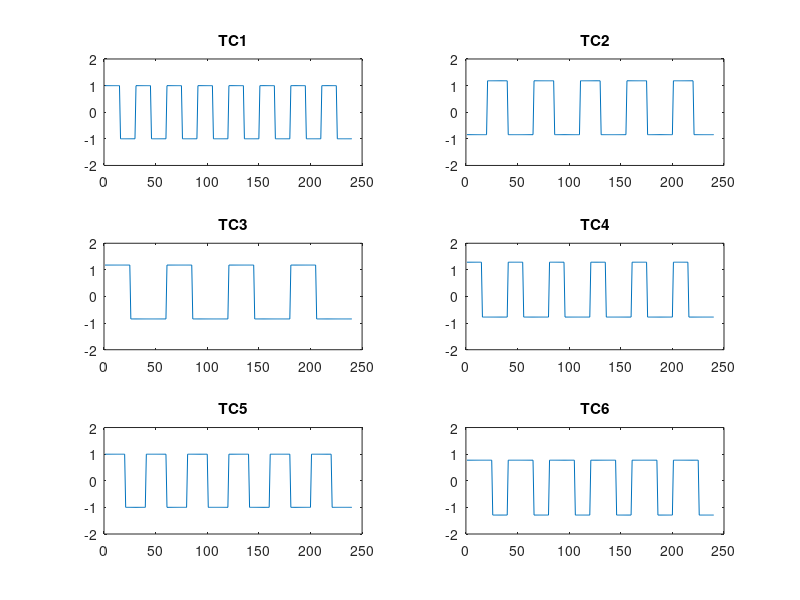

This chart was generated by the following MATLAB code: (Note: this script raises an error after producing the figure.)
clear all;close all;clc
%% question1.1
TC1 = [ones(15,1);zeros(15,1);
       ones(15,1);zeros(15,1);
       ones(15,1);zeros(15,1);
       ones(15,1);zeros(15,1);
       ones(15,1);zeros(15,1);
       ones(15,1);zeros(15,1);
       ones(15,1);zeros(15,1);
       ones(15,1);zeros(15,1)];
TC1 = (TC1 - mean(TC1)) / std(TC1);

TC2 = [zeros(20,1);
       ones(20,1); zeros(25,1);
       ones(20,1); zeros(25,1);
       ones(20,1); zeros(25,1);
       ones(20,1); zeros(25,1);
       ones(20,1); zeros(20,1)];
   
TC2 = (TC2 - mean(TC2)) / std(TC2);
   
TC3 = [ones(25,1);zeros(35,1);
       ones(25,1);zeros(35,1);
       ones(25,1);zeros(35,1);
       ones(25,1);zeros(35,1)];
TC3 = (TC3 - mean(TC3)) / std(TC3);

TC4 = [ones(15,1);zeros(25,1);
       ones(15,1);zeros(25,1);
       ones(15,1);zeros(25,1);
       ones(15,1);zeros(25,1);
       ones(15,1);zeros(25,1);
       ones(15,1);zeros(25,1)];
TC4 = (TC4 - mean(TC4)) / std(TC4);

TC5 = [ones(20,1);zeros(20,1);
       ones(20,1);zeros(20,1);
       ones(20,1);zeros(20,1);
       ones(20,1);zeros(20,1);
       ones(20,1);zeros(20,1);
       ones(20,1);zeros(20,1)];
TC5 = (TC5 - mean(TC5)) / std(TC5);


TC6  = [ones(25,1);zeros(15,1);
       ones(25,1);zeros(15,1);
       ones(25,1);zeros(15,1);
       ones(25,1);zeros(15,1);
       ones(25,1);zeros(15,1);
       ones(25,1);zeros(15,1)];
TC6 = (TC6 - mean(TC6)) / std(TC6);
figure
subplot(3,2,1); plot(TC1);axis([0 250 -2 2]);title('TC1')
subplot(3,2,2); plot(TC2);axis([0 250 -2 2]);title('TC2')
subplot(3,2,3); plot(TC3);axis([0 250 -2 2]);title('TC3')
subplot(3,2,4); plot(TC4);axis([0 250 -2 2]);title('TC4')
subplot(3,2,5); plot(TC5);axis([0 250 -2 2]);title('TC5')
subplot(3,2,6); plot(TC6);axis([0 250 -2 2]);title('TC6')

%% question-1.2
TC = [TC1 TC2 TC3 TC4 TC5 TC6];
R = corrcoef(TC);
figure
heatmap(R)

%% question-1.3

tmpSM = zeros(6,21,21);
tmpSM(1,2:6,2:6) = 1;
tmpSM(2,2:6,15:19) = 1;
tmpSM(3,8:13,2:6) = 1;
tmpSM(4,8:13,15:19) = 1;
tmpSM(5,15:19,2:6) = 1;
tmpSM(6,15:19,15:19) = 1;

figure
for i = 1 : 1 : 6
    subplot(3,2,i);
    heatmap(squeeze(tmpSM(i,:,:)))
end
SM = reshape(tmpSM,[6,441]);

R = corrcoef(SM');
figure
heatmap(R)
%% question-1.4
mu=0;sigma=0.25;
Tao_t = sigma *randn(240,6)+mu;
mu=0;sigma=0.015;
Tao_s = sigma *randn(6,441)+mu;

R = corrcoef(Tao_t);
figure
heatmap(R)

R = corrcoef(Tao_s');
figure
heatmap(R)

histogram(Tao_t) 
histogram(Tao_s) 
heatmap(Tao_t * Tao_s)
%% question-1.5
X = (TC + Tao_t) * (SM + Tao_s);
[m,n] = size(X);
index = randsample(n,100);
figure
for i = 1 : 1 : length(index)
    plot(X(:,index(i)));hold on
end
var_s = [];
for i = 1 : 1 : n
    var_s = [var_s var(X(:,i))];
end
figure 
plot(var_s)
X = normalize(X,1);

save('TC.mat','TC')
save('X.mat','X')